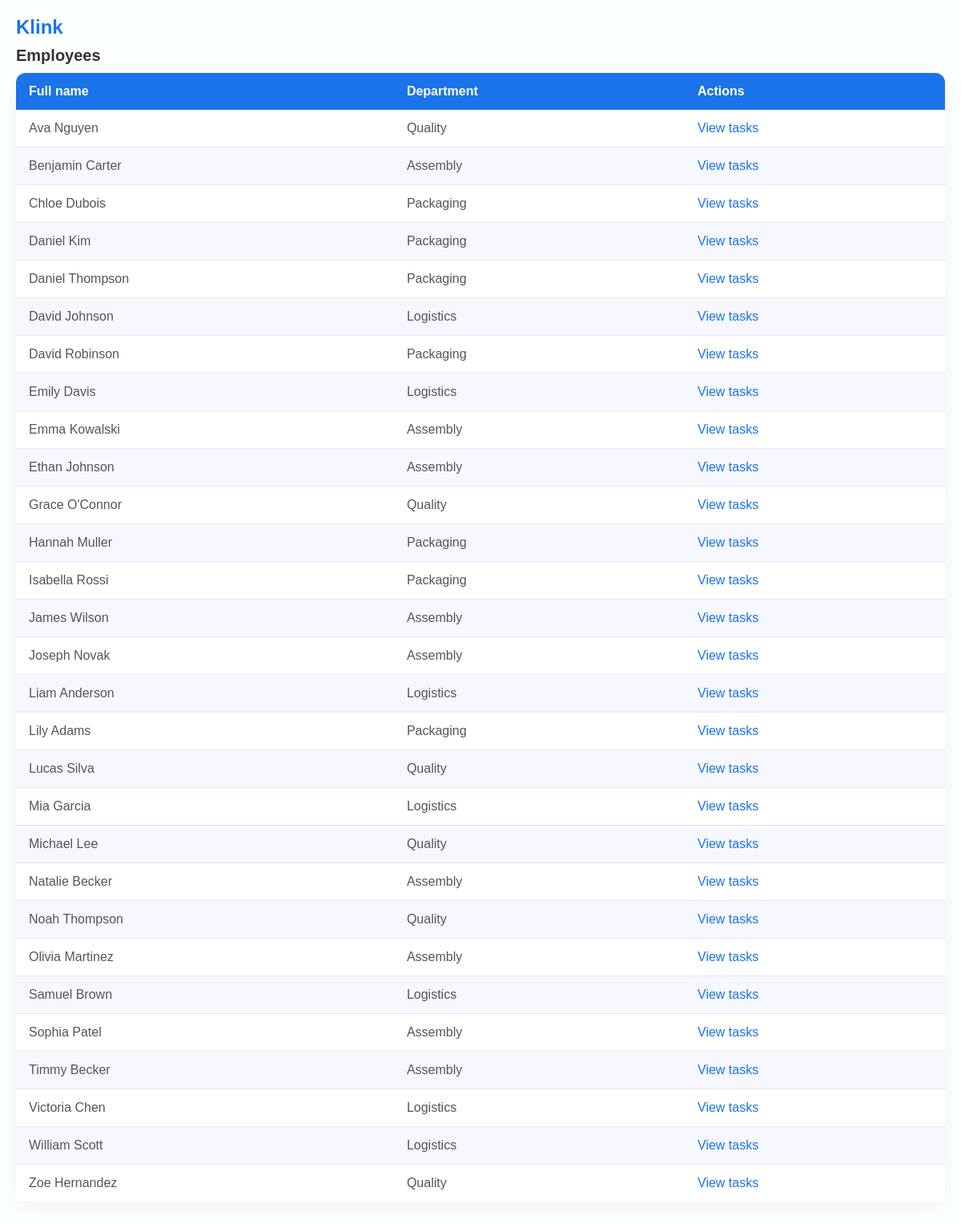
Page /employees.php (signed in) on the committed database.
### tables this page shows
CREATE TABLE `users` (
  `id` int NOT NULL AUTO_INCREMENT,
  `username` varchar(50) NOT NULL,
  `password` varchar(255) NOT NULL,
  `full_name` varchar(255) DEFAULT NULL,
  `department` varchar(100) DEFAULT NULL,
  `role` enum('admin','employee') NOT NULL,
  PRIMARY KEY (`id`),
  UNIQUE KEY `username` (`username`)
);

### public/helpers/security.php (called while the page is built)
<?php
    function e($value) : string {
        return htmlspecialchars((string)$value, ENT_QUOTES | ENT_SUBSTITUTE, 'UTF-8');
    }
?>

### public/employees.php (the view, shortened to what this page needs)
<?php
    require __DIR__ . "/config/db.php";
    $result = mysqli_query($conn, "select id, full_name, department from users where role='employee' order by full_name");
?>
<!DOCTYPE html>
<html lang="en">
<head>
    <link rel="stylesheet" href="/style.css">
</head>
<body>
    <h1 id="logo"><a href="dashboard.php">Klink</a></h1>
    <h2>Employees</h2>
    <div class="table-wrapper">
        <table>
            <thead>
                <tr>
                    <th>Full name</th>
                    <th>Department</th>
                    <th>Actions</th>
                </tr>
            </thead>
            <tbody>
                <?php while ($employee = mysqli_fetch_assoc($result)): ?>
                    <tr>
                        <td><?= e($employee['full_name']) ?></td>
                        <td><?= e($employee['department']) ?></td>
                        <td><a href="tasks.php?user_id=<?= $employee['id'] ?>">View tasks</a></td>
                    </tr>
                <?php endwhile; ?>
            </tbody>
        </table>
    </div>
</body>
</html>

### public/style.css (style rules this page uses)
* { margin: 0; padding: 0; box-sizing: border-box; scrollbar-width: thin; scrollbar-color: #dcdff0 transparent; }
body { font-family: Arial, Helvetica, sans-serif; background-color: #fcffff; color: #333; padding: 20px; }
h1 { margin-bottom: 10px; font-size: 22px; }
h2 { margin-bottom: 10px; font-size: 20px; }
a { color: #1a73e8; text-decoration: none; margin-top: 10px; }
.table-wrapper { background: #ffffff; border-radius: 12px; box-shadow: 0 8px 24px rgba(0, 0, 0, 0.05); margin-top: 10px; margin-bottom: 20px; }
table { width: 100%; border-collapse: collapse; border-spacing: 0; overflow-x: auto; font-size: 16px; }
thead th { background: #1a73e8; color: #ffffff; text-align: left; padding: 14px 16px; font-weight: 600; }
thead th:first-child { border-top-left-radius: 12px; }
thead th:last-child { border-top-right-radius: 12px; }
tbody tr { background: #ffffff; transition: background-color 0.25s ease, transform 0.15s ease; }
tbody tr:nth-child(even) { background: #f7f8ff; }
td { padding: 14px 16px; color: #555; border-bottom: 1px solid #e6e8f0; }
tbody tr:last-child td { border-bottom: none; }
::placeholder { color: #999; }
#logo { font-size: 24px; color: #1a73e8; margin-bottom: 10px; }

### rows in the picture
users: full_name "Ava Nguyen", department "Quality"
users: full_name "Benjamin Carter", department "Assembly"
users: full_name "Chloe Dubois", department "Packaging"
users: full_name "Daniel Kim", department "Packaging"
users: full_name "Daniel Thompson", department "Packaging"
users: full_name "David Johnson", department "Logistics"
users: full_name "David Robinson", department "Packaging"
users: full_name "Emily Davis", department "Logistics"
users: full_name "Emma Kowalski", department "Assembly"
users: full_name "Ethan Johnson", department "Assembly"
users: full_name "Grace O'Connor", department "Quality"
users: full_name "Hannah Muller", department "Packaging"
users: full_name "Isabella Rossi", department "Packaging"
users: full_name "James Wilson", department "Assembly"
users: full_name "Joseph Novak", department "Assembly"
users: full_name "Liam Anderson", department "Logistics"
users: full_name "Lily Adams", department "Packaging"
users: full_name "Lucas Silva", department "Quality"
users: full_name "Mia Garcia", department "Logistics"
users: full_name "Michael Lee", department "Quality"
users: full_name "Natalie Becker", department "Assembly"
users: full_name "Noah Thompson", department "Quality"
users: full_name "Olivia Martinez", department "Assembly"
users: full_name "Samuel Brown", department "Logistics"
users: full_name "Sophia Patel", department "Assembly"
users: full_name "Timmy Becker", department "Assembly"
users: full_name "Victoria Chen", department "Logistics"
users: full_name "William Scott", department "Logistics"
users: full_name "Zoe Hernandez", department "Quality"
